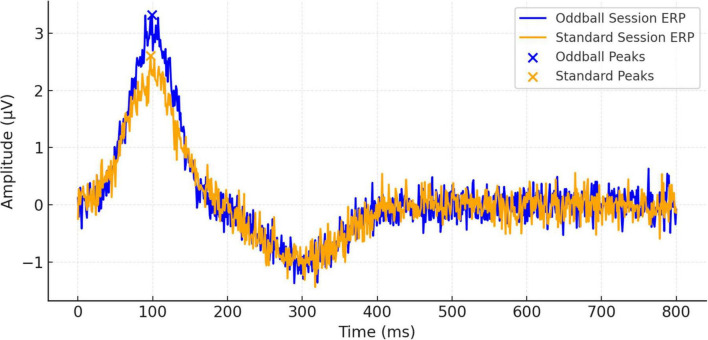
#> input picture paper_references/figure_03.jpg, 708 x 340 px; its folder holds 4 pictures in this run
$ jupyter execute --allow-errors 'figure replications.ipynb'
#> lines starting #> are read from the running program, lines starting #| are printed output that depends on the picture
# Whole-dataset figures with hu-neuro-pipeline

This notebook calls the installed **hu-neuro-pipeline `group_pipeline()`** to process all
13 participants and their 3 runs. The library performs filtering, average referencing,
epoching, baseline correction, amplitude rejection, participant averages and grand averages.
The remaining cells prepare this dataset's input format and recreate the original figures
from the library outputs. There is no separate custom processing module.

Run all cells in order. Set `RUN_PROCESSING=False` after the first successful run to reuse
the library results for plotting. Set it back to `True` whenever settings or inputs change.
The original single-recording notebook remains in `notebook_backups/figure replications.single-run.ipynb`.

Library: [quickstart](https://hu-neuro-pipeline.readthedocs.io/en/stable/quickstart_py.html)
and [settings](https://hu-neuro-pipeline.readthedocs.io/en/stable/inputs_py.html).

[cell 1]
# Optional, once in this notebook's kernel environment:
# %pip install hu-neuro-pipeline==0.9.0 matplotlib

from pathlib import Path
from importlib.metadata import version
import json
import mne
import numpy as np
import pandas as pd
import matplotlib.pyplot as plt
from pipeline import group_pipeline

PROJECT_DIR = Path.cwd().resolve()  # Set this if the kernel starts elsewhere.
DATA_DIR = PROJECT_DIR / 'ds003061'
OUTPUT_DIR = PROJECT_DIR / 'hu_neuro_results'
INPUT_DIR = OUTPUT_DIR / 'prepared_inputs'
FIGURE_DIR = OUTPUT_DIR / 'figures'
for folder in (OUTPUT_DIR, INPUT_DIR, FIGURE_DIR):
    folder.mkdir(parents=True, exist_ok=True)

#> (the rest of this cell did not finish here and is left out)

[cell 2]
RUN_PROCESSING = True
SUBJECTS = None  # None = everyone; or e.g. ['sub-001', 'sub-002']
CONDITIONS = ['standard', 'oddball', 'noise']
CHANNEL = 'Pz'
PEAK_WINDOW = (0.250, 0.500)
COLORS = dict(standard='tab:blue', oddball='tab:orange', noise='tab:green')

# Keep the original notebook's reference, filtering and epoch/baseline windows.
# 200 µV is hu-neuro-pipeline's default rejection threshold; None disables it.
SETTINGS = dict(
    montage='biosemi64', ref_channels='average',
    veog_channels=None, heog_channels=None,
    highpass_freq=1.0, lowpass_freq=None,
    epochs_tmin=-0.2, epochs_tmax=0.8, baseline=(-0.2, 0.0),
    reject_peak_to_peak=200.0,
    bad_channels=None, ica_method=None,
    triggers=[1, 2, 3], triggers_column='trigger',
    components=dict(name=['P300'], tmin=[0.250], tmax=[0.500], roi=[['Pz']]),
    average_by={condition: f'condition == "{condition}"' for condition in CONDITIONS},
    to_df=False, n_jobs=1,
)

## Prepare the dataset format

The library expects numeric trigger annotations and a matching trial log. The dataset uses
named sounds, so the following cell converts standard/oddball/noise to 1/2/3 and creates
matching CSV logs. Response-tagged sounds stay with their sound type, including the spelling
`reponse`; separate button responses and glitch markers are excluded. Only the 64 scalp
channels are copied to the prepared FIF inputs. Source `.set` files are unchanged.

This cell applies **no filtering, referencing, ICA, rejection threshold or averaging**.
Sounds whose analysis window extends outside their recording are omitted from both annotations
and logs before passing the runs to the library. Each participant's three runs are supplied as
a nested list, so hu-neuro-pipeline pools their trials before computing its equal-participant
grand average. Prepared inputs and saved epochs require several GB of disk space.

#> (a cell that did not finish here is left out)

## Run hu-neuro-pipeline

This is the library's processing entry point. `trials.csv`, `ave.csv`, `grand_ave.fif`,
 `config.json`, and the saved epochs are produced by hu-neuro-pipeline.
`P300` in the trial table is its single-trial mean amplitude at Pz over 250–500 ms;
rejected trials have a missing P300 value. ICA is disabled explicitly: the manually selected
components from participant 001 are not transferred to other recordings.

hu-neuro-pipeline removes the epoch's final sample; its epoch output therefore has 256
time points here, rather than the original notebook's 257. Inspect the retained-trial
counts below before interpreting results.

#> (a cell that did not finish here is left out)

#> (a cell that did not finish here is left out)

## Grand-average ERP figures

Plot hu-neuro-pipeline's grand-average FIF, with ±1 SEM across its participant averages.
Voltage columns in the library's `evokeds_df` are already in µV; its `time` column is in seconds.
The separate grand-average MNE objects store volts. No trials are pooled across participants.

#> (a cell that did not finish here is left out)

## Peak amplitude and latency

Use each participant waveform produced by the library to find its maximum signed voltage
in 250–500 ms. The bars show means of participant peaks with ±1 SEM and individual dots.
These differ from finding the maximum of the grand-average waveform. Negative maxima are
retained if a participant's waveform never becomes positive in the window.

#> (a cell that did not finish here is left out)

[cell 8]
grand_peak_rows = []
#> (the rest of this cell did not finish here and is left out)

## Scalp maps

Use the library's grand-average waveforms. Each set uses the same symmetric color limits
across conditions and requested times; MNE plots the nearest available sample.

#> (a cell that did not finish here is left out)

## Mean EEG power

Compute Welch PSD with MNE from the epochs saved by hu-neuro-pipeline, selecting the
same retained trials used for its averages (`P300` not missing). Use all 64 scalp electrodes,
average trials/electrodes within participants, then average participants in linear power
before converting to dB relative to 1 µV²/Hz. This is total epoch power, not the spectrum of
the averaged ERP and not baseline-normalized time-frequency power.

[cell 10]
participant_power = {condition: [] for condition in CONDITIONS}
#> (the rest of this cell did not finish here and is left out)

## Saved outputs

`hu_neuro_results/config.json` contains the library settings, input files, software versions
and its rejection decisions. `input_inventory.csv` records the format conversion and sound
windows that fall outside the recording. The library's `trials.csv`, `ave.csv`,
`grand_ave.fif` and `epochs/` hold the analysis data. `figures/` contains PNG/PDF figure pairs;
the extra peak and power CSVs contain the values used in those figures.

These task events label sound conditions, not meditation states. The default run does not
apply the single-recording notebook's manually selected ICA components, and does not claim
to reproduce a published preprocessing protocol. Review the library's QC and settings for
your analysis.

[cell 11]
print('Results:', OUTPUT_DIR)
print('Figures:', FIGURE_DIR)
print('PNG/PDF figure pairs:', len(list(FIGURE_DIR.glob('*.png'))))

# Paper-layout comparisons and numerical differences

These cells reuse **hu-neuro-pipeline outputs**, keeping the processing above intact.
Run this section independently to redraw paper-style panels. Original images are attributed
references; recomputed panels retain their measured values. Matching a layout does not
establish numerical reproduction.

[Attar (2025), DOI: 10.3389/fnhum.2025.1616456](https://pmc.ncbi.nlm.nih.gov/articles/PMC12417730/)
is distributed under CC BY 4.0. Original images and source URLs are in `paper_references/`.

[cell 12]
from pathlib import Path
import hashlib
import json
import mne
import numpy as np
import pandas as pd
import matplotlib.pyplot as plt
from PIL import Image

PROJECT_DIR = Path.cwd().resolve()  # Use the same project folder as above.
RESULTS = PROJECT_DIR / 'hu_neuro_results'
REFERENCES = PROJECT_DIR / 'paper_references'
PAPER_DIR = RESULTS / 'paper_comparison'
PAPER_DIR.mkdir(exist_ok=True)
PAPER_CONDITIONS = ['standard', 'oddball']
PAPER_CHANNEL = 'Pz'  # Explicit choice: the article does not identify its ERP plotting channel.
PAPER_WINDOW = (0.250, 0.500)
#> (the rest of this cell did not finish here and is left out)

## Figure 2: amplitude and latency panels

The published panel has five positions without a participant mapping. The first plot below
uses the first five local subjects solely to match its five-position layout; the CSV records
that mapping. An additional panel includes everyone. Bars use the existing participant Pz
peaks at 250–500 ms. No published bar values are substituted into the analysis.

#> (a cell that did not finish here is left out)

## Figure 3: waveform layout and image-derived comparison

Blue/orange lines and cross markers follow the published layout. Here crosses mark each
waveform's maximum over the displayed 0–800 ms, separately from the P300-window measurements
above. Reference traces below are approximate pixel digitizations, not the authors' numerical
arrays. Calibration and image resolution are saved so the estimates can be audited.

[cell 14]
fig, ax = plt.subplots(figsize=(9, 4.32))
observed_waveforms = []
#> (the rest of this cell did not finish here and is left out)

[cell 15]
# Pixel anchors refer to the unchanged publisher JPGs downloaded with this notebook.
calibrations = {
    'figure03': dict(x_zero=77., x_end=677., x_value_end=800., y_reference=205.,
                     y_value_reference=0., pixels_per_y_unit=57., x_min=77, x_max=677,
                     y_min=8, y_max=303, legend_x=510, legend_y=100,
                     x_units='ms', y_units='µV', axis_anchor_uncertainty_pixels=2),
    'figure06': dict(x_zero=60., x_end=717., x_value_end=30., y_reference=299.,
                     y_value_reference=40., pixels_per_y_unit=38.5, x_min=80, x_max=718,
                     y_min=12, y_max=415, legend_x=570, legend_y=70,
                     x_units='Hz', y_units='published log-power scale; density normalization unspecified',
                     axis_anchor_uncertainty_pixels=2),
}
calibrations['method_note'] = 'Column medians summarize all matching curve-colored pixels. Column pixel envelopes are saved separately; line thickness, vertical excursions and JPEG artifacts add uncertainty beyond axis-anchor placement. No author arrays are inferred.'

def digitize_reference(number, calibration):
#> called with number = 3
    rgb = np.array(Image.open(REFERENCES / f'figure_{number:02d}.jpg').convert('RGB'))
#> rgb is the input picture: shape (340, 708, 3); mean R, G, B 242.7, 238.4, 236
    red, green, blue = [rgb[..., i].astype(float) for i in range(3)]
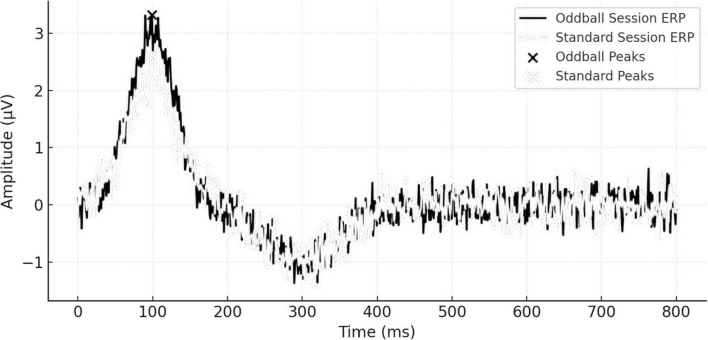
#> red: shape (340, 708) float64; min 0, max 255, mean 242.7
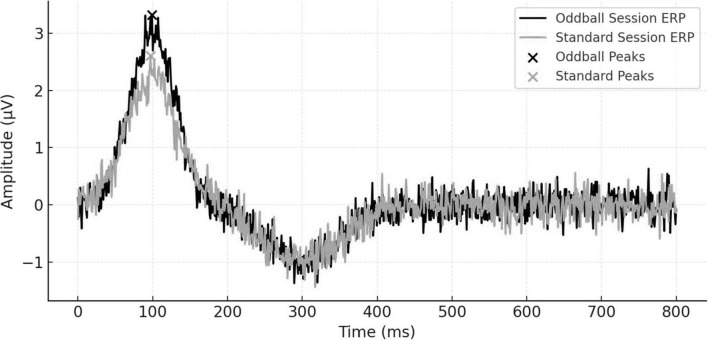
#> green: shape (340, 708) float64; min 0, max 255, mean 238.4
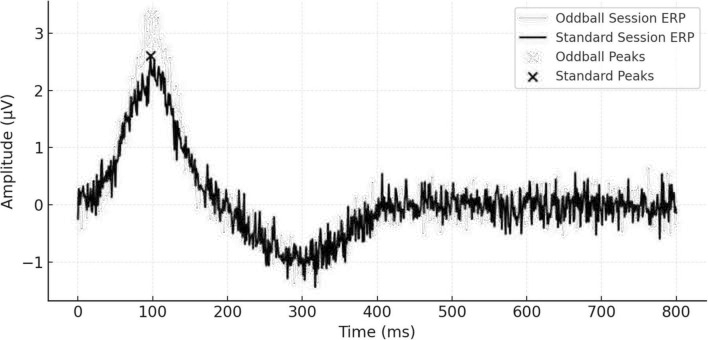
#> blue: shape (340, 708) float64; min 0, max 255, mean 236
    masks = dict(oddball=(blue > 140) & (red < 100) & (green < 120),
                 standard=(red > 170) & (green > 85) & (green < 230) & (blue < 110))
#> masks = 2 items
    traces = []
    for condition, mask in masks.items():
        mask[:calibration['y_min']] = False
        mask[calibration['y_max']+1:] = False
        mask[:calibration['legend_y'], calibration['legend_x']:] = False
        xs, ys, top, bottom = [], [], [], []
        for x in range(calibration['x_min'], calibration['x_max']+1):
            rows = np.flatnonzero(mask[:, x])
            if len(rows):
                xs.append(x)
                ys.append(np.median(rows))
                top.append(rows.min())
                bottom.append(rows.max())
        assert len(xs) > 400, f'Insufficient digitized points: Figure {number}, {condition}'
        x = (np.array(xs)-calibration['x_zero']) / (calibration['x_end']-calibration['x_zero']) * calibration['x_value_end']
        y = calibration['y_value_reference'] + (calibration['y_reference']-np.array(ys)) / calibration['pixels_per_y_unit']
        traces.append(pd.DataFrame(dict(condition=condition, x=x, published_plot_value_approx=y,
            published_column_low=calibration['y_value_reference']+(calibration['y_reference']-np.array(bottom))/calibration['pixels_per_y_unit'],
            published_column_high=calibration['y_value_reference']+(calibration['y_reference']-np.array(top))/calibration['pixels_per_y_unit'],
            pixel_x=xs, pixel_y=ys)))
#> this loop made 2 passes
#> condition on passes 1 to 2: 'oddball', 'standard'
#> after the loop, traces = 2 items
    return pd.concat(traces, ignore_index=True)

reference_erp = digitize_reference(3, calibrations['figure03'])
#> reference_erp = table of 1045 rows and 7 columns
#> (the rest of this cell did not finish here and is left out)

reference_erp.to_csv(PAPER_DIR / 'digitized_paper_figure03.csv', index=False)
reference_psd.to_csv(PAPER_DIR / 'digitized_paper_figure06.csv', index=False)
(PAPER_DIR / 'digitization_calibration.json').write_text(json.dumps(calibrations, indent=2), encoding='utf-8')

peak_differences = []
for condition in PAPER_CONDITIONS:
    ref = reference_erp.loc[reference_erp.condition.eq(condition)]
    obs = observed_waveforms.loc[observed_waveforms.condition.eq(condition)]
    ref_peak = ref.loc[ref.published_plot_value_approx.idxmax()]
    obs_peak = obs.loc[obs.amplitude_uv.idxmax()]
    peak_differences.append(dict(condition=condition,
        published_peak_uv_approx=ref_peak.published_plot_value_approx,
        published_peak_ms_approx=ref_peak.x,
        published_peak_column_envelope_low_uv=ref.published_column_low.max(),
        published_peak_column_envelope_high_uv=ref.published_column_high.max(),
        recomputed_peak_uv=obs_peak.amplitude_uv, recomputed_peak_ms=obs_peak.time_ms,
        amplitude_difference_uv=obs_peak.amplitude_uv-ref_peak.published_plot_value_approx,
        latency_difference_ms=obs_peak.time_ms-ref_peak.x))
peak_differences = pd.DataFrame(peak_differences)
peak_differences.to_csv(PAPER_DIR / 'figure03_peak_differences.csv', index=False)
display(peak_differences)

fig, axes = plt.subplots(1, 2, figsize=(11, 4))
for ax, condition in zip(axes, PAPER_CONDITIONS):
    reference = reference_erp.loc[reference_erp.condition.eq(condition)]
    observed = observed_waveforms.loc[observed_waveforms.condition.eq(condition)]
    ax.plot(reference.x, reference.published_plot_value_approx, color='.4', linestyle='--', label='Published image: approximate trace')
    ax.plot(observed.time_ms, observed.amplitude_uv, color=paper_colors[condition], label='Recomputed Pz')
    ax.set(xlim=(0,800), xlabel='Time (ms)', ylabel='Amplitude (µV)', title=condition.capitalize())
    paper_grid(ax)
    ax.legend(fontsize=8)
fig.tight_layout()
save_paper_figure(fig, 'figure03_trace_differences')
plt.show()
